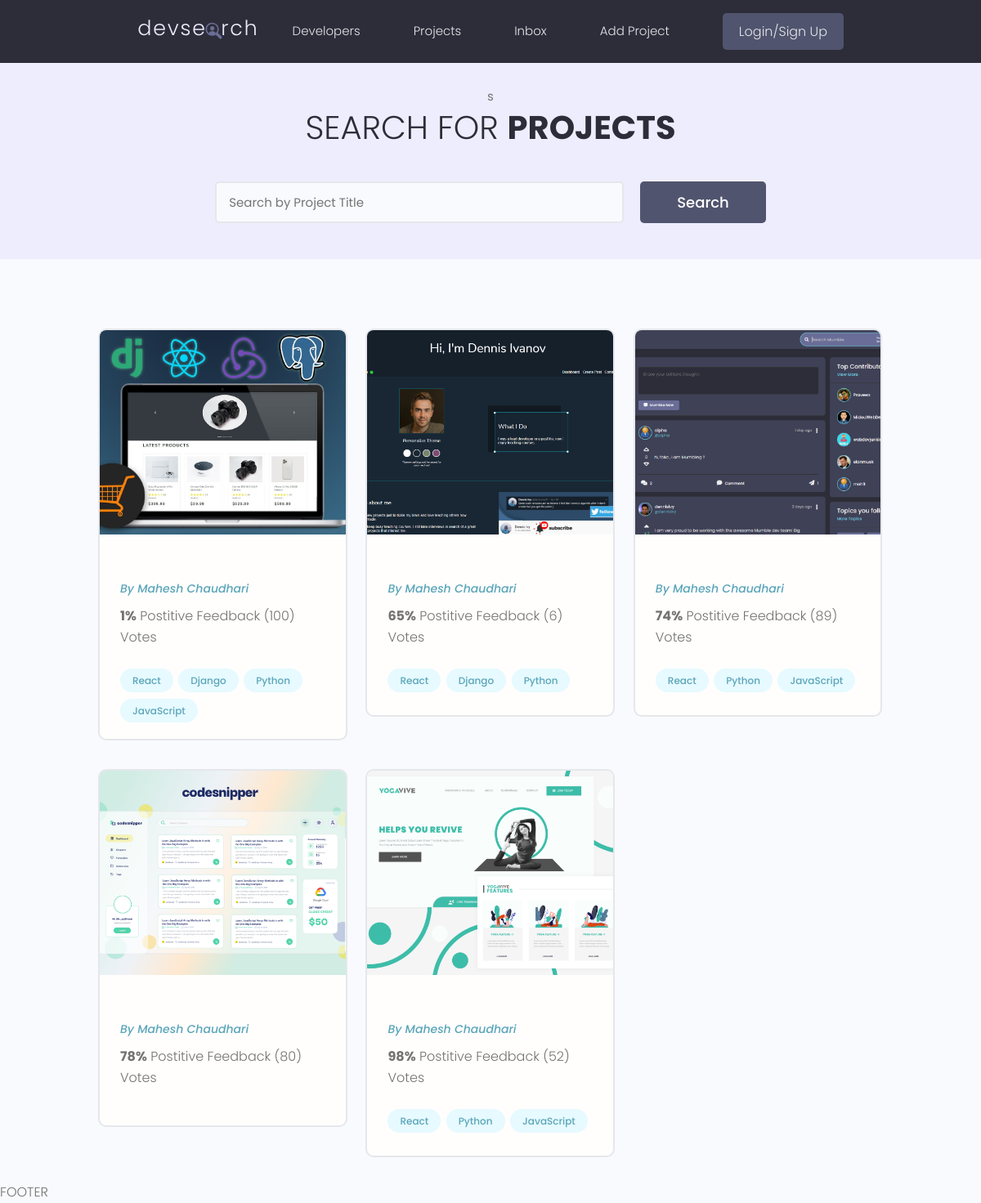
The page / on the database its author committed.
### projects/models.py (models this page shows, shortened)
class Project(models.Model):
    title = models.CharField(max_length=200)
    description = models.TextField(null=True, blank=True) #null = we dont need to set description FOR DATABASE.
    featured_image = models.ImageField(null=True, blank=True, default="default.jpg") #image field to upload image & img not added then default.jpg will be used.
    demo_link = models.CharField(max_length=2000, null=True, blank=True) #eg.= link to live demo
    source_link = models.CharField(max_length=2000, null=True, blank=True)#eg.= github link
    tags = models.ManyToManyField('Tag', blank=True) #many to many relationship with Tag model. used in class Tag below.
    vote_total  = models.IntegerField(default=0, null=True, blank=True) #after review, total upvotes and downvotes.
    vote_ratio = models.IntegerField(default=0, null=True, blank=True)
    created = models.DateTimeField(auto_now_add=True) #automatically set the field to now when the object is first created
    id = models.UUIDField(default=uuid.uuid4, unique=True, primary_key=True, editable=False)#using uuid for unique id.

class Tag(models.Model):
    name = models.CharField(max_length=200)
    created = models.DateTimeField(auto_now_add=True)
    id = models.UUIDField(default=uuid.uuid4, unique=True, primary_key=True, editable=False)
    def __str__(self):
        return self.name

### projects/views.py (the view)
# urls.py: path('', include('projects.urls'))
def projects(request):
    projects = Project.objects.all()
    context = {'projects': projects}
    return render(request, 'projects/projects.html', context)

### projects/templates/projects/projects.html (shortened to what this page needs)
{% extends 'main.html' %}
{% block content %}
  <main class="projects">
    <section class="hero-section text-center">
      <div class="container container--narrow">
        <div class="hero-section__box">s
          <h2>Search for <span>Projects</span></h2>
        </div>
        <div class="hero-section__search">
          <form class="form" action="#" method="get">
            <div class="form__field">
              <input class="input input--text" id="formInput#search" type="text" name="text"
                placeholder="Search by Project Title" />
            </div>
            <input class="btn btn--sub btn--lg" type="submit" value="Search" />
          </form>
        </div>
      </div>
    </section>
    <section class="projectsList">
      <div class="container">
        <div class="grid grid--three">
            {% for project in projects %}
          <div class="column">
            <div class="card project">
              <a href="{% url 'project' project.id %}" class="project">
                <img class="project__thumbnail" src="{{ project.featured_image.url }}" alt="project thumbnail" />
                <div class="card__body">
                  <p><a class="project__author" href="{% url 'project' project.id %}">By Mahesh Chaudhari</a></p>
                  <p class="project--rating">
                    <span style="font-weight: bold;">{{ project.vote_ratio }}%</span> Postitive
                    Feedback ({{ project.vote_total}}) Vote{{ project.vote_total|pluralize:"s"}}
                  </p>
                  <div class="project__tags">
                    {% for tag in project.tags.all %}
                    <span class="tag tag--pill tag--main">
                      <small>{{tag}}</small>
                    </span>
                    {% endfor %}
                  </div>
                </div>
              </a>
            </div>
          </div>
          {% endfor %}
        </div>
      </div>
    </section>
  </main>
{% endblock content %}

### templates/main.html (shortened to what this page needs)
<!DOCTYPE html>
{% load static %}
<html lang="en">
<head>
  <link rel="stylesheet" href="https://cdn.iconmonstr.com/1.3.0/css/iconmonstr-iconic-font.min.css" />
  <link rel="stylesheet" href="{% static 'uikit/styles/uikit.css' %}" />
  <link rel="stylesheet" href="{% static 'styles/app.css' %}" />
</head>
<body>
    {% include 'navbar.html' %}
    {% block content %}
    {% endblock content %}
    <p>FOOTER</p>
</body>
</html>

### templates/navbar.html (shortened to what this page needs)
{% load static %}
<header class="header">
    <div class="container container--narrow">
      <a href="{% url 'projects' %}" class="header__logo">
        <img src="{% static 'images/logo.svg' %}" alt="DevSearch Logo" />
      </a>
      <nav class="header__nav">
        <ul class="header__menu">
          <li class="header__menuItem"><a href="">Developers</a></li>
          <li class="header__menuItem"><a href="{% url 'projects' %}">Projects</a></li>
          <li class="header__menuItem"><a href="">Inbox</a></li>
          <li class="header__menuItem"><a href="{% url 'create-project' %}">Add Project</a></li>
          <li class="header__menuItem"><a href="" class="btn btn--sub">Login/Sign Up</a></li>
        </ul>
      </nav>
    </div>
  </header>

### static/styles/app.css (style rules this page uses)
:root { --color-sub: #2d2d39; }
.btn--sub { background-color: var(--color-sub-light); }
.card { border: 2px solid var(--color-light); }
img { width: 100%; }
.header { position: sticky; z-index: 111; background-color: var(--color-sub); padding: 1.5rem 0; }
.header > .container { display: flex; justify-content: space-between; align-items: center; }
.header__logo > img { height: 3.8rem; }
.header__nav > ul { display: inline-flex; align-items: center; list-style: none; gap: 6.5rem; }
.header__menuItem > a { color: var(--color-light); font-weight: 300; }
.hero-section { height: 40vh; display: flex; align-items: center; background-color: var(--color-sub); }
.hero-section__box { margin-bottom: 4rem; }
.hero-section__box > h2, .hero-section__box > h2 > span { font-size: 4rem; color: var(--color-light); line-height: 1.3; text-transform: uppercase; }
.hero-section__box > h2 { font-weight: 300; }
.hero-section__box > h2 > span { font-weight: 700; }
.hero-section__search > .form { display: flex; align-items: center; justify-content: center; gap: 2rem; }
.hero-section__search > .form input.input--text { width: 50rem; }
.project__author { font-size: 1.4rem; font-style: italic; }
.project--rating { margin-bottom: 1.6em; margin-top: .5em; }
.projects > .hero-section { background: var(--color-sub-lighter); height: 30vh; }
.projects .hero-section__box { margin-bottom: 2.5rem; }
.projects .hero-section__box > h2 { color: var(--color-sub); }
.projects .hero-section__box > h2 > span { font-weight: 700; color: var(--color-sub); }
.projectsList { margin-top: 8rem; }
.project__thumbnail { height: 25rem; object-fit: cover; object-position: top center; }

### static/uikit/styles/modules/_variables.css (style rules this page uses)
:root { --color-main: #5aa5b9; --color-main-light: #e6faff; --color-sub: #3f4156; --color-sub-light: #51546e; --color-sub-lighter: #ededfd; --color-text: #737373; --color-gray: #8b8b8b; --color-light: #e5e7eb; --color-light-gray: #767676; --color-bg: #f8fafd; --color-white: #fffefd; --color-white-light: #f3f3f3; --color-success: #359e64; --color-success-bg: #def8e8; --color-error: #fc4b0b; --color-error-bg: #fff2ee; --font-base: 'Poppins', arial, helvetica, 'Segoe UI', roboto, ubuntu, sans-serif; --font-monospace: 'Fira Code', 'Courier New', courier, monospace; --font-regular: 300; --font-medium: 500; --font-bold: 700; --generic-shadow: 1px 1px 5px #00000010; --generic-transition: all 0.3s ease-in-out; }

### static/uikit/styles/modules/_base.css (style rules this page uses)
* { margin: 0; padding: 0; box-sizing: border-box; text-rendering: optimizeLegibility; color: inherit; font-size: inherit; }
html { font-size: 50%; }
@media only screen and (min-width: 480px) { html { font-size: 56.25%; } }
@media only screen and (min-width: 1200px) { html { font-size: 62.5%; } }
body { line-height: 1.6; font-weight: 400; font-size: 1.5rem; color: var(--color-text); background-color: var(--color-bg); min-height: 100vh; }

### static/uikit/styles/modules/_typography.css (style rules this page uses)
* { font-family: var(--font-base); }
h2 { font-size: 3.6rem; font-weight: var(--font-bold); }
p, span, strong { font-size: 1.6rem; color: var(--color-text); font-weight: var(--font-regular); }
a { padding-bottom: 2px; text-decoration: none; display: inline-block; color: var(--color-main); font-weight: var(--font-medium); }

### static/uikit/styles/modules/_utilities.css (style rules this page uses)
.container { width: 92%; max-width: 165rem; margin: 0 auto; box-sizing: border-box; }
.container--narrow { width: 92%; max-width: 120rem; }
@media screen and (min-width: 1000px) { .container { width: 90%; } }
@media screen and (min-width: 1000px) { .container--narrow { width: 85%; } }
@media screen and (min-width: 1200px) { .container { width: 80%; } }
@media screen and (min-width: 1200px) { .container--narrow { width: 72%; } }
.text-center { text-align: center; }

### static/uikit/styles/modules/_button.css (style rules this page uses)
.btn { display: inline-block; position: relative; cursor: pointer; background-color: var(--color-light); font-weight: var(--font-medium); color: var(--color-sub); text-decoration: none; padding: 1rem 2rem; border-radius: 0.5rem; border: none; width: -webkit-fit-content; width: -moz-fit-content; width: fit-content; height: -webkit-fit-content; height: -moz-fit-content; height: fit-content; font-size: 1.6rem; outline-width: 0; outline-color: transparent; -webkit-backface-visibility: hidden; backface-visibility: hidden; transition: all 0.3s ease-in-out; }
.btn--sub { background-color: var(--color-sub); color: var(--color-white); }
.btn--lg { font-size: 1.8rem; padding: 1.2rem 4.5rem; }

### rows shown on the page
Project: featured_image (picture), vote_ratio "1", vote_total "100"
Tag: name "React"
Tag: name "Django"
Tag: name "Python"
Tag: name "JavaScript"
Project: featured_image (picture), vote_ratio "65", vote_total "6"
Project: featured_image (picture), vote_ratio "74", vote_total "89"
Project: featured_image (picture), vote_ratio "78", vote_total "80"
Project: featured_image (picture), vote_ratio "98", vote_total "52"
